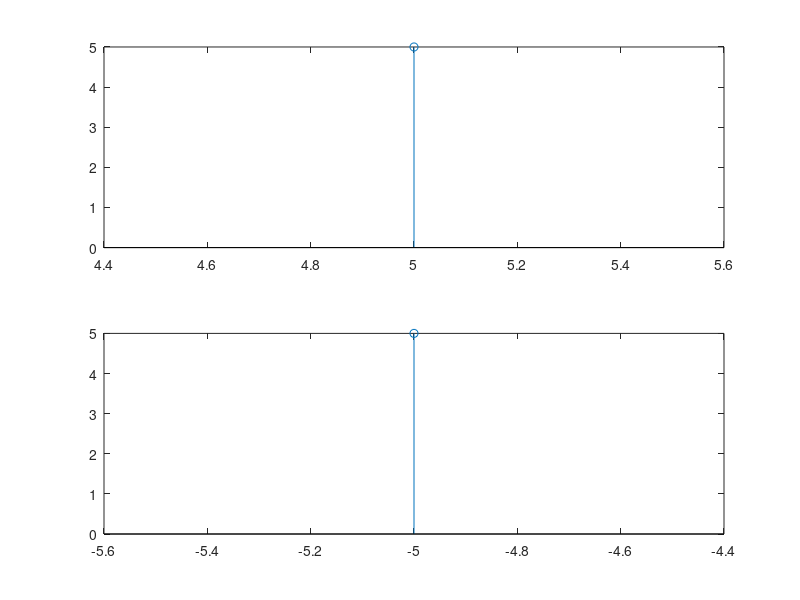

The MATLAB script that drew this image:
clc;
close all;
clear all;
x1=input('Enter the sequence=');
n1=input('Enter the range n=');
%n1=-2:1:3;
%x1=1:6;
fx=fliplr(x1);
fn=-fliplr(n1);
disp(fx);

subplot(211),stem(n1,x1);
subplot(212),stem(fn,fx);